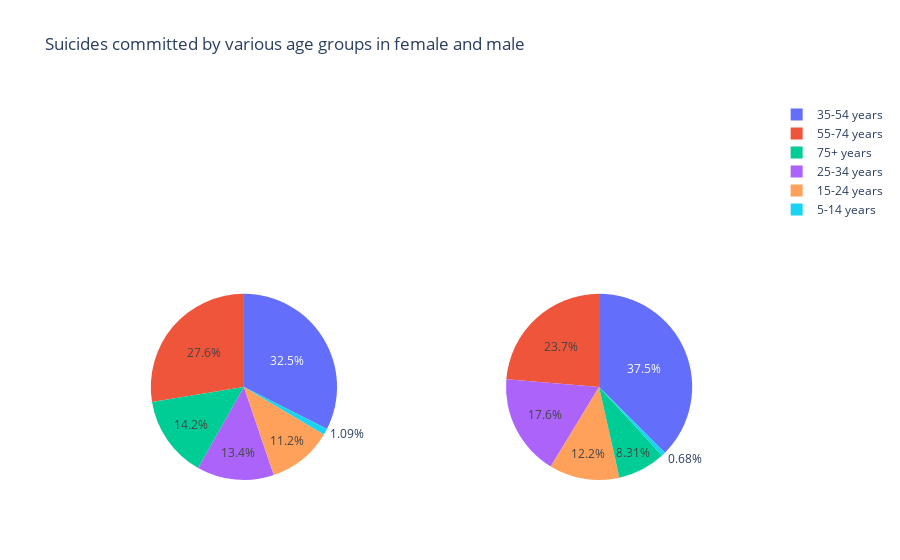

Notebook cell for this chart:
### Code cell
fig = {
    'data' : [
        {
           'labels' : gender_agewise_suicide.index,
           'values' : gender_agewise_suicide.female,
            'type': 'pie',
            'name': 'Female suicides no',
            'domain': {'x': [0, .48],
                       'y': [0, .49]}
        },
        {
           'labels' : gender_agewise_suicide.index,
           'values' : gender_agewise_suicide.male,
            'type': 'pie',
            'name': 'Male suicides no',
            'domain': {'x': [.52, 1],
                       'y': [0, .49]}
        }  
    ],
    'layout': {'title': 'Suicides committed by various age groups in female and male'}
}

py.offline.iplot(fig)

### Figure 1 — Plotly figure (JSON) as saved in the notebook; plotly's stock layout.template omitted (floating-point values rounded to 4 significant figures)
{"data": [{"domain": {"x": [0, 0.48], "y": [0, 0.49]}, "labels": ["15-24 years", "25-34 years", "35-54 years", "5-14 years", "55-74 years", "75+ years"], "name": "Female suicides no", "type": "pie", "values": [175437, 208823, 506233, 16997, 430036, 221984]}, {"domain": {"x": [0.52, 1], "y": [0, 0.49]}, "labels": ["15-24 years", "25-34 years", "35-54 years", "5-14 years", "55-74 years", "75+ years"], "name": "Male suicides no", "type": "pie", "values": [633105, 915089, 1945908, 35267, 1228407, 431134]}], "layout": {"title": {"text": "Suicides committed by various age groups in female and male"}}}
